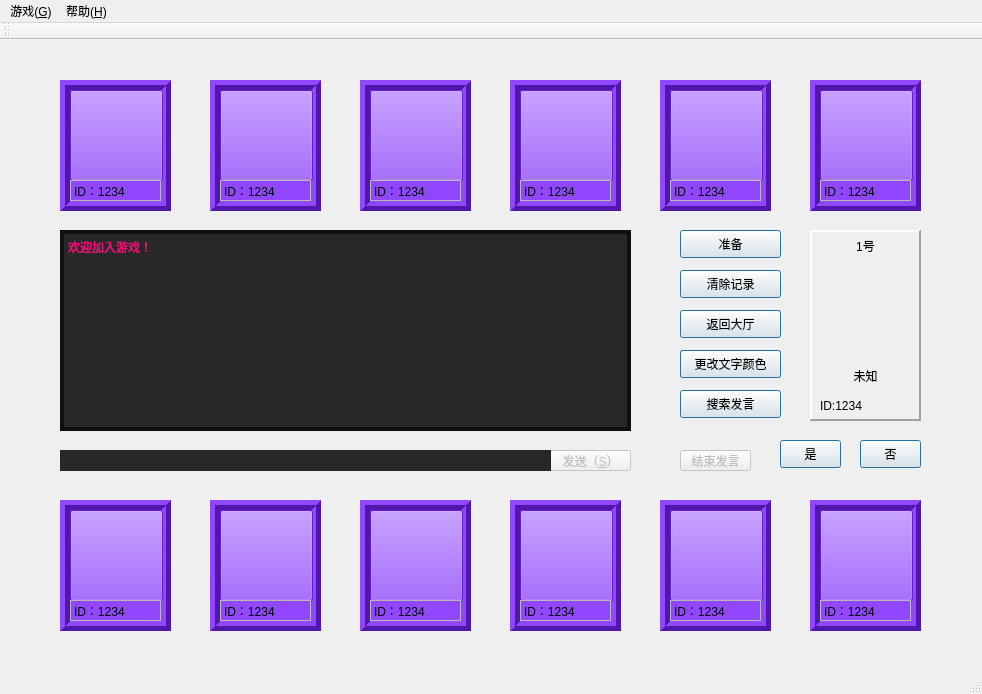
<?xml version="1.0" encoding="UTF-8"?>
<ui version="4.0">
 <class>GameWindow</class>
 <widget class="QMainWindow" name="GameWindow">
  <property name="enabled">
   <bool>true</bool>
  </property>
  <property name="geometry">
   <rect>
    <x>0</x>
    <y>0</y>
    <width>982</width>
    <height>694</height>
   </rect>
  </property>
  <property name="windowTitle">
   <string>GameWindow</string>
  </property>
  <property name="styleSheet">
   <string notr="true">#centralWidget{border-image: url(:/new/prefix1/icon/壁纸.jpg);}
</string>
  </property>
  <widget class="QWidget" name="centralWidget">
   <widget class="QPushButton" name="pushButton">
    <property name="enabled">
     <bool>false</bool>
    </property>
    <property name="geometry">
     <rect>
      <x>550</x>
      <y>410</y>
      <width>81</width>
      <height>21</height>
     </rect>
    </property>
    <property name="sizePolicy">
     <sizepolicy hsizetype="Fixed" vsizetype="Fixed">
      <horstretch>0</horstretch>
      <verstretch>0</verstretch>
     </sizepolicy>
    </property>
    <property name="text">
     <string>发送（&amp;S）</string>
    </property>
    <property name="default">
     <bool>true</bool>
    </property>
   </widget>
   <widget class="QLabel" name="label">
    <property name="geometry">
     <rect>
      <x>810</x>
      <y>190</y>
      <width>111</width>
      <height>191</height>
     </rect>
    </property>
    <property name="frameShape">
     <enum>QFrame::Panel</enum>
    </property>
    <property name="frameShadow">
     <enum>QFrame::Raised</enum>
    </property>
    <property name="lineWidth">
     <number>2</number>
    </property>
    <property name="text">
     <string/>
    </property>
    <property name="pixmap">
     <pixmap resource="image.qrc">:/new/prefix1/icon/木板.jpg</pixmap>
    </property>
    <property name="alignment">
     <set>Qt::AlignCenter</set>
    </property>
   </widget>
   <widget class="QPushButton" name="pushButton_13">
    <property name="geometry">
     <rect>
      <x>680</x>
      <y>190</y>
      <width>101</width>
      <height>28</height>
     </rect>
    </property>
    <property name="text">
     <string>准备</string>
    </property>
    <property name="default">
     <bool>true</bool>
    </property>
   </widget>
   <widget class="QPushButton" name="pushButton_14">
    <property name="geometry">
     <rect>
      <x>680</x>
      <y>230</y>
      <width>101</width>
      <height>28</height>
     </rect>
    </property>
    <property name="text">
     <string>清除记录</string>
    </property>
    <property name="default">
     <bool>true</bool>
    </property>
   </widget>
   <widget class="QPushButton" name="pushButton_15">
    <property name="geometry">
     <rect>
      <x>680</x>
      <y>270</y>
      <width>101</width>
      <height>28</height>
     </rect>
    </property>
    <property name="text">
     <string>返回大厅</string>
    </property>
    <property name="default">
     <bool>true</bool>
    </property>
   </widget>
   <widget class="QPushButton" name="pushButton_17">
    <property name="enabled">
     <bool>false</bool>
    </property>
    <property name="geometry">
     <rect>
      <x>680</x>
      <y>410</y>
      <width>71</width>
      <height>21</height>
     </rect>
    </property>
    <property name="text">
     <string>结束发言</string>
    </property>
    <property name="default">
     <bool>true</bool>
    </property>
   </widget>
   <widget class="QTextEdit" name="textEdit_2">
    <property name="enabled">
     <bool>true</bool>
    </property>
    <property name="geometry">
     <rect>
      <x>60</x>
      <y>190</y>
      <width>571</width>
      <height>201</height>
     </rect>
    </property>
    <property name="autoFillBackground">
     <bool>true</bool>
    </property>
    <property name="styleSheet">
     <string notr="true">background-color: rgba(0, 0, 0, 150);</string>
    </property>
    <property name="frameShape">
     <enum>QFrame::Box</enum>
    </property>
    <property name="frameShadow">
     <enum>QFrame::Raised</enum>
    </property>
    <property name="lineWidth">
     <number>2</number>
    </property>
    <property name="midLineWidth">
     <number>0</number>
    </property>
    <property name="horizontalScrollBarPolicy">
     <enum>Qt::ScrollBarAlwaysOff</enum>
    </property>
    <property name="readOnly">
     <bool>true</bool>
    </property>
    <property name="html">
     <string>&lt;!DOCTYPE HTML PUBLIC &quot;-//W3C//DTD HTML 4.0//EN&quot; &quot;http://www.w3.org/TR/REC-html40/strict.dtd&quot;&gt;
&lt;html&gt;&lt;head&gt;&lt;meta name=&quot;qrichtext&quot; content=&quot;1&quot; /&gt;&lt;style type=&quot;text/css&quot;&gt;
p, li { white-space: pre-wrap; }
&lt;/style&gt;&lt;/head&gt;&lt;body style=&quot; font-family:'SimSun'; font-size:9pt; font-weight:400; font-style:normal;&quot;&gt;
&lt;p style=&quot; margin-top:0px; margin-bottom:0px; margin-left:0px; margin-right:0px; -qt-block-indent:0; text-indent:0px;&quot;&gt;&lt;span style=&quot; color:#ff007f;&quot;&gt;欢迎加入游戏！&lt;/span&gt;&lt;/p&gt;
&lt;p style=&quot;-qt-paragraph-type:empty; margin-top:0px; margin-bottom:0px; margin-left:0px; margin-right:0px; -qt-block-indent:0; text-indent:0px; color:#ff007f;&quot;&gt;&lt;br /&gt;&lt;/p&gt;&lt;/body&gt;&lt;/html&gt;</string>
    </property>
   </widget>
   <widget class="QFrame" name="frame_1">
    <property name="geometry">
     <rect>
      <x>60</x>
      <y>40</y>
      <width>111</width>
      <height>131</height>
     </rect>
    </property>
    <property name="styleSheet">
     <string notr="true">background-color: 
 rgb(122, 33, 255);</string>
    </property>
    <property name="frameShape">
     <enum>QFrame::Box</enum>
    </property>
    <property name="frameShadow">
     <enum>QFrame::Raised</enum>
    </property>
    <property name="lineWidth">
     <number>5</number>
    </property>
    <property name="midLineWidth">
     <number>0</number>
    </property>
    <widget class="QPushButton" name="pushButton_1">
     <property name="enabled">
      <bool>false</bool>
     </property>
     <property name="geometry">
      <rect>
       <x>10</x>
       <y>10</y>
       <width>93</width>
       <height>91</height>
      </rect>
     </property>
     <property name="text">
      <string/>
     </property>
     <property name="icon">
      <iconset resource="image.qrc">
       <normaloff>:/new/prefix1/icon/滑稽.jpg</normaloff>
       <disabledoff>:/new/prefix1/icon/滑稽 - 1.jpg</disabledoff>
       <disabledon>:/new/prefix1/icon/滑稽.jpg</disabledon>:/new/prefix1/icon/滑稽.jpg</iconset>
     </property>
     <property name="iconSize">
      <size>
       <width>90</width>
       <height>90</height>
      </size>
     </property>
     <property name="default">
      <bool>false</bool>
     </property>
     <property name="flat">
      <bool>false</bool>
     </property>
    </widget>
    <widget class="QLabel" name="label_1">
     <property name="geometry">
      <rect>
       <x>10</x>
       <y>100</y>
       <width>91</width>
       <height>21</height>
      </rect>
     </property>
     <property name="styleSheet">
      <string notr="true">background-color: rgb(145, 71, 255);
font: 10pt &quot;Algerian&quot;;
</string>
     </property>
     <property name="frameShape">
      <enum>QFrame::Box</enum>
     </property>
     <property name="frameShadow">
      <enum>QFrame::Sunken</enum>
     </property>
     <property name="lineWidth">
      <number>0</number>
     </property>
     <property name="midLineWidth">
      <number>1</number>
     </property>
     <property name="text">
      <string>ID：1234</string>
     </property>
    </widget>
   </widget>
   <widget class="QFrame" name="frame_2">
    <property name="geometry">
     <rect>
      <x>210</x>
      <y>40</y>
      <width>111</width>
      <height>131</height>
     </rect>
    </property>
    <property name="styleSheet">
     <string notr="true">background-color: 
 rgb(122, 33, 255);</string>
    </property>
    <property name="frameShape">
     <enum>QFrame::Box</enum>
    </property>
    <property name="frameShadow">
     <enum>QFrame::Raised</enum>
    </property>
    <property name="lineWidth">
     <number>5</number>
    </property>
    <property name="midLineWidth">
     <number>0</number>
    </property>
    <widget class="QPushButton" name="pushButton_2">
     <property name="enabled">
      <bool>false</bool>
     </property>
     <property name="geometry">
      <rect>
       <x>10</x>
       <y>10</y>
       <width>93</width>
       <height>91</height>
      </rect>
     </property>
     <property name="text">
      <string/>
     </property>
     <property name="icon">
      <iconset resource="image.qrc">
       <normaloff>:/new/prefix1/icon/滑稽.jpg</normaloff>
       <disabledoff>:/new/prefix1/icon/滑稽 - 1.jpg</disabledoff>:/new/prefix1/icon/滑稽.jpg</iconset>
     </property>
     <property name="iconSize">
      <size>
       <width>90</width>
       <height>90</height>
      </size>
     </property>
     <property name="default">
      <bool>false</bool>
     </property>
     <property name="flat">
      <bool>false</bool>
     </property>
    </widget>
    <widget class="QLabel" name="label_2">
     <property name="geometry">
      <rect>
       <x>10</x>
       <y>100</y>
       <width>91</width>
       <height>21</height>
      </rect>
     </property>
     <property name="styleSheet">
      <string notr="true">background-color: rgb(145, 71, 255);
font: 10pt &quot;Algerian&quot;;
</string>
     </property>
     <property name="frameShape">
      <enum>QFrame::Box</enum>
     </property>
     <property name="frameShadow">
      <enum>QFrame::Sunken</enum>
     </property>
     <property name="lineWidth">
      <number>0</number>
     </property>
     <property name="midLineWidth">
      <number>1</number>
     </property>
     <property name="text">
      <string>ID：1234</string>
     </property>
    </widget>
   </widget>
   <widget class="QFrame" name="frame_3">
    <property name="geometry">
     <rect>
      <x>360</x>
      <y>40</y>
      <width>111</width>
      <height>131</height>
     </rect>
    </property>
    <property name="styleSheet">
     <string notr="true">background-color: 
 rgb(122, 33, 255);</string>
    </property>
    <property name="frameShape">
     <enum>QFrame::Box</enum>
    </property>
    <property name="frameShadow">
     <enum>QFrame::Raised</enum>
    </property>
    <property name="lineWidth">
     <number>5</number>
    </property>
    <property name="midLineWidth">
     <number>0</number>
    </property>
    <widget class="QPushButton" name="pushButton_3">
     <property name="enabled">
      <bool>false</bool>
     </property>
     <property name="geometry">
      <rect>
       <x>10</x>
       <y>10</y>
       <width>93</width>
       <height>91</height>
      </rect>
     </property>
     <property name="text">
      <string/>
     </property>
     <property name="icon">
      <iconset resource="image.qrc">
       <normaloff>:/new/prefix1/icon/滑稽.jpg</normaloff>
       <disabledoff>:/new/prefix1/icon/滑稽 - 1.jpg</disabledoff>:/new/prefix1/icon/滑稽.jpg</iconset>
     </property>
     <property name="iconSize">
      <size>
       <width>90</width>
       <height>90</height>
      </size>
     </property>
     <property name="default">
      <bool>false</bool>
     </property>
     <property name="flat">
      <bool>false</bool>
     </property>
    </widget>
    <widget class="QLabel" name="label_3">
     <property name="geometry">
      <rect>
       <x>10</x>
       <y>100</y>
       <width>91</width>
       <height>21</height>
      </rect>
     </property>
     <property name="styleSheet">
      <string notr="true">background-color: rgb(145, 71, 255);
font: 10pt &quot;Algerian&quot;;
</string>
     </property>
     <property name="frameShape">
      <enum>QFrame::Box</enum>
     </property>
     <property name="frameShadow">
      <enum>QFrame::Sunken</enum>
     </property>
     <property name="lineWidth">
      <number>0</number>
     </property>
     <property name="midLineWidth">
      <number>1</number>
     </property>
     <property name="text">
      <string>ID：1234</string>
     </property>
    </widget>
   </widget>
   <widget class="QFrame" name="frame_4">
    <property name="geometry">
     <rect>
      <x>510</x>
      <y>40</y>
      <width>111</width>
      <height>131</height>
     </rect>
    </property>
    <property name="styleSheet">
     <string notr="true">background-color: 
 rgb(122, 33, 255);</string>
    </property>
    <property name="frameShape">
     <enum>QFrame::Box</enum>
    </property>
    <property name="frameShadow">
     <enum>QFrame::Raised</enum>
    </property>
    <property name="lineWidth">
     <number>5</number>
    </property>
    <property name="midLineWidth">
     <number>0</number>
    </property>
    <widget class="QPushButton" name="pushButton_4">
     <property name="enabled">
      <bool>false</bool>
     </property>
     <property name="geometry">
      <rect>
       <x>10</x>
       <y>10</y>
       <width>93</width>
       <height>91</height>
      </rect>
     </property>
     <property name="text">
      <string/>
     </property>
     <property name="icon">
      <iconset resource="image.qrc">
       <normaloff>:/new/prefix1/icon/滑稽.jpg</normaloff>
       <disabledoff>:/new/prefix1/icon/滑稽 - 1.jpg</disabledoff>:/new/prefix1/icon/滑稽.jpg</iconset>
     </property>
     <property name="iconSize">
      <size>
       <width>90</width>
       <height>90</height>
      </size>
     </property>
     <property name="default">
      <bool>false</bool>
     </property>
     <property name="flat">
      <bool>false</bool>
     </property>
    </widget>
    <widget class="QLabel" name="label_4">
     <property name="geometry">
      <rect>
       <x>10</x>
       <y>100</y>
       <width>91</width>
       <height>21</height>
      </rect>
     </property>
     <property name="styleSheet">
      <string notr="true">background-color: rgb(145, 71, 255);
font: 10pt &quot;Algerian&quot;;
</string>
     </property>
     <property name="frameShape">
      <enum>QFrame::Box</enum>
     </property>
     <property name="frameShadow">
      <enum>QFrame::Sunken</enum>
     </property>
     <property name="lineWidth">
      <number>0</number>
     </property>
     <property name="midLineWidth">
      <number>1</number>
     </property>
     <property name="text">
      <string>ID：1234</string>
     </property>
    </widget>
   </widget>
   <widget class="QFrame" name="frame_5">
    <property name="geometry">
     <rect>
      <x>660</x>
      <y>40</y>
      <width>111</width>
      <height>131</height>
     </rect>
    </property>
    <property name="styleSheet">
     <string notr="true">background-color: 
 rgb(122, 33, 255);</string>
    </property>
    <property name="frameShape">
     <enum>QFrame::Box</enum>
    </property>
    <property name="frameShadow">
     <enum>QFrame::Raised</enum>
    </property>
    <property name="lineWidth">
     <number>5</number>
    </property>
    <property name="midLineWidth">
     <number>0</number>
    </property>
    <widget class="QPushButton" name="pushButton_5">
     <property name="enabled">
      <bool>false</bool>
     </property>
     <property name="geometry">
      <rect>
       <x>10</x>
       <y>10</y>
       <width>93</width>
       <height>91</height>
      </rect>
     </property>
     <property name="text">
      <string/>
     </property>
     <property name="icon">
      <iconset resource="image.qrc">
       <normaloff>:/new/prefix1/icon/滑稽.jpg</normaloff>
       <disabledoff>:/new/prefix1/icon/滑稽 - 1.jpg</disabledoff>:/new/prefix1/icon/滑稽.jpg</iconset>
     </property>
     <property name="iconSize">
      <size>
       <width>90</width>
       <height>90</height>
      </size>
     </property>
     <property name="default">
      <bool>false</bool>
     </property>
     <property name="flat">
      <bool>false</bool>
     </property>
    </widget>
    <widget class="QLabel" name="label_5">
     <property name="geometry">
      <rect>
       <x>10</x>
       <y>100</y>
       <width>91</width>
       <height>21</height>
      </rect>
     </property>
     <property name="styleSheet">
      <string notr="true">background-color: rgb(145, 71, 255);
font: 10pt &quot;Algerian&quot;;
</string>
     </property>
     <property name="frameShape">
      <enum>QFrame::Box</enum>
     </property>
     <property name="frameShadow">
      <enum>QFrame::Sunken</enum>
     </property>
     <property name="lineWidth">
      <number>0</number>
     </property>
     <property name="midLineWidth">
      <number>1</number>
     </property>
     <property name="text">
      <string>ID：1234</string>
     </property>
    </widget>
   </widget>
   <widget class="QFrame" name="frame_6">
    <property name="geometry">
     <rect>
      <x>810</x>
      <y>40</y>
      <width>111</width>
      <height>131</height>
     </rect>
    </property>
    <property name="styleSheet">
     <string notr="true">background-color: 
 rgb(122, 33, 255);</string>
    </property>
    <property name="frameShape">
     <enum>QFrame::Box</enum>
    </property>
    <property name="frameShadow">
     <enum>QFrame::Raised</enum>
    </property>
    <property name="lineWidth">
     <number>5</number>
    </property>
    <property name="midLineWidth">
     <number>0</number>
    </property>
    <widget class="QPushButton" name="pushButton_6">
     <property name="enabled">
      <bool>false</bool>
     </property>
     <property name="geometry">
      <rect>
       <x>10</x>
       <y>10</y>
       <width>93</width>
       <height>91</height>
      </rect>
     </property>
     <property name="text">
      <string/>
     </property>
     <property name="icon">
      <iconset resource="image.qrc">
       <normaloff>:/new/prefix1/icon/滑稽.jpg</normaloff>
       <disabledoff>:/new/prefix1/icon/滑稽 - 1.jpg</disabledoff>:/new/prefix1/icon/滑稽.jpg</iconset>
     </property>
     <property name="iconSize">
      <size>
       <width>90</width>
       <height>90</height>
      </size>
     </property>
     <property name="default">
      <bool>false</bool>
     </property>
     <property name="flat">
      <bool>false</bool>
     </property>
    </widget>
    <widget class="QLabel" name="label_6">
     <property name="geometry">
      <rect>
       <x>10</x>
       <y>100</y>
       <width>91</width>
       <height>21</height>
      </rect>
     </property>
     <property name="styleSheet">
      <string notr="true">background-color: rgb(145, 71, 255);
font: 10pt &quot;Algerian&quot;;
</string>
     </property>
     <property name="frameShape">
      <enum>QFrame::Box</enum>
     </property>
     <property name="frameShadow">
      <enum>QFrame::Sunken</enum>
     </property>
     <property name="lineWidth">
      <number>0</number>
     </property>
     <property name="midLineWidth">
      <number>1</number>
     </property>
     <property name="text">
      <string>ID：1234</string>
     </property>
    </widget>
   </widget>
   <widget class="QFrame" name="frame_7">
    <property name="geometry">
     <rect>
      <x>60</x>
      <y>460</y>
      <width>111</width>
      <height>131</height>
     </rect>
    </property>
    <property name="styleSheet">
     <string notr="true">background-color: 
 rgb(122, 33, 255);</string>
    </property>
    <property name="frameShape">
     <enum>QFrame::Box</enum>
    </property>
    <property name="frameShadow">
     <enum>QFrame::Raised</enum>
    </property>
    <property name="lineWidth">
     <number>5</number>
    </property>
    <property name="midLineWidth">
     <number>0</number>
    </property>
    <widget class="QPushButton" name="pushButton_7">
     <property name="enabled">
      <bool>false</bool>
     </property>
     <property name="geometry">
      <rect>
       <x>10</x>
       <y>10</y>
       <width>93</width>
       <height>91</height>
      </rect>
     </property>
     <property name="text">
      <string/>
     </property>
     <property name="icon">
      <iconset resource="image.qrc">
       <normaloff>:/new/prefix1/icon/滑稽.jpg</normaloff>
       <disabledoff>:/new/prefix1/icon/滑稽 - 1.jpg</disabledoff>:/new/prefix1/icon/滑稽.jpg</iconset>
     </property>
     <property name="iconSize">
      <size>
       <width>90</width>
       <height>90</height>
      </size>
     </property>
     <property name="default">
      <bool>false</bool>
     </property>
     <property name="flat">
      <bool>false</bool>
     </property>
    </widget>
    <widget class="QLabel" name="label_7">
     <property name="geometry">
      <rect>
       <x>10</x>
       <y>100</y>
       <width>91</width>
       <height>21</height>
      </rect>
     </property>
     <property name="styleSheet">
      <string notr="true">background-color: rgb(145, 71, 255);
font: 10pt &quot;Algerian&quot;;
</string>
     </property>
     <property name="frameShape">
      <enum>QFrame::Box</enum>
     </property>
     <property name="frameShadow">
      <enum>QFrame::Sunken</enum>
     </property>
     <property name="lineWidth">
      <number>0</number>
     </property>
     <property name="midLineWidth">
      <number>1</number>
     </property>
     <property name="text">
      <string>ID：1234</string>
     </property>
    </widget>
   </widget>
   <widget class="QFrame" name="frame_8">
    <property name="geometry">
     <rect>
      <x>210</x>
      <y>460</y>
      <width>111</width>
      <height>131</height>
     </rect>
    </property>
    <property name="styleSheet">
     <string notr="true">background-color: 
 rgb(122, 33, 255);</string>
    </property>
    <property name="frameShape">
     <enum>QFrame::Box</enum>
    </property>
    <property name="frameShadow">
     <enum>QFrame::Raised</enum>
    </property>
    <property name="lineWidth">
     <number>5</number>
    </property>
    <property name="midLineWidth">
     <number>0</number>
    </property>
    <widget class="QPushButton" name="pushButton_8">
     <property name="enabled">
      <bool>false</bool>
     </property>
     <property name="geometry">
      <rect>
       <x>10</x>
       <y>10</y>
       <width>93</width>
       <height>91</height>
      </rect>
     </property>
     <property name="text">
      <string/>
     </property>
     <property name="icon">
      <iconset resource="image.qrc">
       <normaloff>:/new/prefix1/icon/滑稽.jpg</normaloff>
       <disabledoff>:/new/prefix1/icon/滑稽 - 1.jpg</disabledoff>:/new/prefix1/icon/滑稽.jpg</iconset>
     </property>
     <property name="iconSize">
      <size>
       <width>90</width>
       <height>90</height>
      </size>
     </property>
     <property name="default">
      <bool>false</bool>
     </property>
     <property name="flat">
      <bool>false</bool>
     </property>
    </widget>
    <widget class="QLabel" name="label_8">
     <property name="geometry">
      <rect>
       <x>10</x>
       <y>100</y>
       <width>91</width>
       <height>21</height>
      </rect>
     </property>
     <property name="styleSheet">
      <string notr="true">background-color: rgb(145, 71, 255);
font: 10pt &quot;Algerian&quot;;
</string>
     </property>
     <property name="frameShape">
      <enum>QFrame::Box</enum>
     </property>
     <property name="frameShadow">
      <enum>QFrame::Sunken</enum>
     </property>
     <property name="lineWidth">
      <number>0</number>
     </property>
     <property name="midLineWidth">
      <number>1</number>
     </property>
     <property name="text">
      <string>ID：1234</string>
     </property>
    </widget>
   </widget>
   <widget class="QFrame" name="frame_9">
    <property name="geometry">
     <rect>
      <x>360</x>
      <y>460</y>
      <width>111</width>
      <height>131</height>
     </rect>
    </property>
    <property name="styleSheet">
     <string notr="true">background-color: 
 rgb(122, 33, 255);</string>
    </property>
    <property name="frameShape">
     <enum>QFrame::Box</enum>
    </property>
    <property name="frameShadow">
     <enum>QFrame::Raised</enum>
    </property>
    <property name="lineWidth">
     <number>5</number>
    </property>
    <property name="midLineWidth">
     <number>0</number>
    </property>
    <widget class="QPushButton" name="pushButton_9">
     <property name="enabled">
      <bool>false</bool>
     </property>
     <property name="geometry">
      <rect>
       <x>10</x>
       <y>10</y>
       <width>93</width>
       <height>91</height>
      </rect>
     </property>
     <property name="text">
      <string/>
     </property>
     <property name="icon">
      <iconset resource="image.qrc">
       <normaloff>:/new/prefix1/icon/滑稽.jpg</normaloff>
       <disabledoff>:/new/prefix1/icon/滑稽 - 1.jpg</disabledoff>:/new/prefix1/icon/滑稽.jpg</iconset>
     </property>
     <property name="iconSize">
      <size>
       <width>90</width>
       <height>90</height>
      </size>
     </property>
     <property name="default">
      <bool>false</bool>
     </property>
     <property name="flat">
      <bool>false</bool>
     </property>
    </widget>
    <widget class="QLabel" name="label_9">
     <property name="geometry">
      <rect>
       <x>10</x>
       <y>100</y>
       <width>91</width>
       <height>21</height>
      </rect>
     </property>
     <property name="styleSheet">
      <string notr="true">background-color: rgb(145, 71, 255);
font: 10pt &quot;Algerian&quot;;
</string>
     </property>
     <property name="frameShape">
      <enum>QFrame::Box</enum>
     </property>
     <property name="frameShadow">
      <enum>QFrame::Sunken</enum>
     </property>
     <property name="lineWidth">
      <number>0</number>
     </property>
     <property name="midLineWidth">
      <number>1</number>
     </property>
     <property name="text">
      <string>ID：1234</string>
     </property>
    </widget>
   </widget>
   <widget class="QFrame" name="frame_10">
    <property name="geometry">
     <rect>
      <x>510</x>
      <y>460</y>
      <width>111</width>
      <height>131</height>
     </rect>
    </property>
    <property name="styleSheet">
     <string notr="true">background-color: 
 rgb(122, 33, 255);</string>
    </property>
    <property name="frameShape">
     <enum>QFrame::Box</enum>
    </property>
    <property name="frameShadow">
     <enum>QFrame::Raised</enum>
    </property>
    <property name="lineWidth">
     <number>5</number>
    </property>
    <property name="midLineWidth">
     <number>0</number>
    </property>
    <widget class="QPushButton" name="pushButton_10">
     <property name="enabled">
      <bool>false</bool>
     </property>
     <property name="geometry">
      <rect>
       <x>10</x>
       <y>10</y>
       <width>93</width>
       <height>91</height>
      </rect>
     </property>
     <property name="text">
      <string/>
     </property>
     <property name="icon">
      <iconset resource="image.qrc">
       <normaloff>:/new/prefix1/icon/滑稽.jpg</normaloff>
       <disabledoff>:/new/prefix1/icon/滑稽 - 1.jpg</disabledoff>:/new/prefix1/icon/滑稽.jpg</iconset>
     </property>
     <property name="iconSize">
      <size>
       <width>90</width>
       <height>90</height>
      </size>
     </property>
     <property name="default">
      <bool>false</bool>
     </property>
     <property name="flat">
      <bool>false</bool>
     </property>
    </widget>
    <widget class="QLabel" name="label_10">
     <property name="geometry">
      <rect>
       <x>10</x>
       <y>100</y>
       <width>91</width>
       <height>21</height>
      </rect>
     </property>
     <property name="styleSheet">
      <string notr="true">background-color: rgb(145, 71, 255);
font: 10pt &quot;Algerian&quot;;
</string>
     </property>
     <property name="frameShape">
      <enum>QFrame::Box</enum>
     </property>
     <property name="frameShadow">
      <enum>QFrame::Sunken</enum>
     </property>
     <property name="lineWidth">
      <number>0</number>
     </property>
     <property name="midLineWidth">
      <number>1</number>
     </property>
     <property name="text">
      <string>ID：1234</string>
     </property>
    </widget>
   </widget>
   <widget class="QFrame" name="frame_11">
    <property name="geometry">
     <rect>
      <x>660</x>
      <y>460</y>
      <width>111</width>
      <height>131</height>
     </rect>
    </property>
    <property name="styleSheet">
     <string notr="true">background-color: 
 rgb(122, 33, 255);</string>
    </property>
    <property name="frameShape">
     <enum>QFrame::Box</enum>
    </property>
    <property name="frameShadow">
     <enum>QFrame::Raised</enum>
    </property>
    <property name="lineWidth">
     <number>5</number>
    </property>
    <property name="midLineWidth">
     <number>0</number>
    </property>
    <widget class="QPushButton" name="pushButton_11">
     <property name="enabled">
      <bool>false</bool>
     </property>
     <property name="geometry">
      <rect>
       <x>10</x>
       <y>10</y>
       <width>93</width>
       <height>91</height>
      </rect>
     </property>
     <property name="text">
      <string/>
     </property>
     <property name="icon">
      <iconset resource="image.qrc">
       <normaloff>:/new/prefix1/icon/滑稽.jpg</normaloff>
       <disabledoff>:/new/prefix1/icon/滑稽 - 1.jpg</disabledoff>:/new/prefix1/icon/滑稽.jpg</iconset>
     </property>
     <property name="iconSize">
      <size>
       <width>90</width>
       <height>90</height>
      </size>
     </property>
     <property name="default">
      <bool>false</bool>
     </property>
     <property name="flat">
      <bool>false</bool>
     </property>
    </widget>
    <widget class="QLabel" name="label_11">
     <property name="geometry">
      <rect>
       <x>10</x>
       <y>100</y>
       <width>91</width>
       <height>21</height>
      </rect>
     </property>
     <property name="styleSheet">
      <string notr="true">background-color: rgb(145, 71, 255);
font: 10pt &quot;Algerian&quot;;
</string>
     </property>
     <property name="frameShape">
      <enum>QFrame::Box</enum>
     </property>
     <property name="frameShadow">
      <enum>QFrame::Sunken</enum>
     </property>
     <property name="lineWidth">
      <number>0</number>
     </property>
     <property name="midLineWidth">
      <number>1</number>
     </property>
     <property name="text">
      <string>ID：1234</string>
     </property>
    </widget>
   </widget>
   <widget class="QFrame" name="frame_12">
    <property name="geometry">
     <rect>
      <x>810</x>
      <y>460</y>
      <width>111</width>
      <height>131</height>
     </rect>
    </property>
    <property name="styleSheet">
     <string notr="true">background-color: 
 rgb(122, 33, 255);</string>
    </property>
    <property name="frameShape">
     <enum>QFrame::Box</enum>
    </property>
    <property name="frameShadow">
     <enum>QFrame::Raised</enum>
    </property>
    <property name="lineWidth">
     <number>5</number>
    </property>
    <property name="midLineWidth">
     <number>0</number>
    </property>
    <widget class="QPushButton" name="pushButton_12">
     <property name="enabled">
      <bool>false</bool>
     </property>
     <property name="geometry">
      <rect>
       <x>10</x>
       <y>10</y>
       <width>93</width>
       <height>91</height>
      </rect>
     </property>
     <property name="text">
      <string/>
     </property>
     <property name="icon">
      <iconset resource="image.qrc">
       <normaloff>:/new/prefix1/icon/滑稽.jpg</normaloff>
       <disabledoff>:/new/prefix1/icon/滑稽 - 1.jpg</disabledoff>:/new/prefix1/icon/滑稽.jpg</iconset>
     </property>
     <property name="iconSize">
      <size>
       <width>90</width>
       <height>90</height>
      </size>
     </property>
     <property name="default">
      <bool>false</bool>
     </property>
     <property name="flat">
      <bool>false</bool>
     </property>
    </widget>
    <widget class="QLabel" name="label_12">
     <property name="geometry">
      <rect>
       <x>10</x>
       <y>100</y>
       <width>91</width>
       <height>21</height>
      </rect>
     </property>
     <property name="styleSheet">
      <string notr="true">background-color: rgb(145, 71, 255);
font: 10pt &quot;Algerian&quot;;
</string>
     </property>
     <property name="frameShape">
      <enum>QFrame::Box</enum>
     </property>
     <property name="frameShadow">
      <enum>QFrame::Sunken</enum>
     </property>
     <property name="lineWidth">
      <number>0</number>
     </property>
     <property name="midLineWidth">
      <number>1</number>
     </property>
     <property name="text">
      <string>ID：1234</string>
     </property>
    </widget>
   </widget>
   <widget class="QTextEdit" name="textEdit">
    <property name="enabled">
     <bool>false</bool>
    </property>
    <property name="geometry">
     <rect>
      <x>60</x>
      <y>410</y>
      <width>491</width>
      <height>21</height>
     </rect>
    </property>
    <property name="autoFillBackground">
     <bool>true</bool>
    </property>
    <property name="styleSheet">
     <string notr="true">background-color: rgba(0, 0, 0, 150);</string>
    </property>
    <property name="frameShape">
     <enum>QFrame::NoFrame</enum>
    </property>
    <property name="frameShadow">
     <enum>QFrame::Plain</enum>
    </property>
    <property name="verticalScrollBarPolicy">
     <enum>Qt::ScrollBarAlwaysOff</enum>
    </property>
    <property name="horizontalScrollBarPolicy">
     <enum>Qt::ScrollBarAlwaysOff</enum>
    </property>
    <property name="html">
     <string>&lt;!DOCTYPE HTML PUBLIC &quot;-//W3C//DTD HTML 4.0//EN&quot; &quot;http://www.w3.org/TR/REC-html40/strict.dtd&quot;&gt;
&lt;html&gt;&lt;head&gt;&lt;meta name=&quot;qrichtext&quot; content=&quot;1&quot; /&gt;&lt;style type=&quot;text/css&quot;&gt;
p, li { white-space: pre-wrap; }
&lt;/style&gt;&lt;/head&gt;&lt;body style=&quot; font-family:'SimSun'; font-size:9pt; font-weight:400; font-style:normal;&quot;&gt;
&lt;p style=&quot;-qt-paragraph-type:empty; margin-top:0px; margin-bottom:0px; margin-left:0px; margin-right:0px; -qt-block-indent:0; text-indent:0px;&quot;&gt;&lt;br /&gt;&lt;/p&gt;&lt;/body&gt;&lt;/html&gt;</string>
    </property>
   </widget>
   <widget class="QLabel" name="label_13">
    <property name="geometry">
     <rect>
      <x>820</x>
      <y>350</y>
      <width>81</width>
      <height>31</height>
     </rect>
    </property>
    <property name="styleSheet">
     <string notr="true">font: 57 14pt &quot;Yu Gothic Medium&quot;;</string>
    </property>
    <property name="text">
     <string>ID:1234</string>
    </property>
   </widget>
   <widget class="QPushButton" name="pushButton_19">
    <property name="enabled">
     <bool>false</bool>
    </property>
    <property name="geometry">
     <rect>
      <x>680</x>
      <y>270</y>
      <width>101</width>
      <height>28</height>
     </rect>
    </property>
    <property name="text">
     <string>空刀/不毒</string>
    </property>
    <property name="default">
     <bool>true</bool>
    </property>
   </widget>
   <widget class="QPushButton" name="pushButton_20">
    <property name="geometry">
     <rect>
      <x>680</x>
      <y>310</y>
      <width>101</width>
      <height>28</height>
     </rect>
    </property>
    <property name="text">
     <string>自爆</string>
    </property>
    <property name="default">
     <bool>true</bool>
    </property>
   </widget>
   <widget class="QPushButton" name="pushButton_21">
    <property name="geometry">
     <rect>
      <x>680</x>
      <y>350</y>
      <width>101</width>
      <height>28</height>
     </rect>
    </property>
    <property name="text">
     <string>搜索发言</string>
    </property>
    <property name="default">
     <bool>true</bool>
    </property>
   </widget>
   <widget class="QPushButton" name="pushButton_22">
    <property name="geometry">
     <rect>
      <x>680</x>
      <y>310</y>
      <width>101</width>
      <height>28</height>
     </rect>
    </property>
    <property name="text">
     <string>更改文字颜色</string>
    </property>
    <property name="default">
     <bool>true</bool>
    </property>
   </widget>
   <widget class="QLabel" name="label_14">
    <property name="geometry">
     <rect>
      <x>850</x>
      <y>190</y>
      <width>31</width>
      <height>31</height>
     </rect>
    </property>
    <property name="styleSheet">
     <string notr="true">font: 9pt &quot;黑体&quot;;</string>
    </property>
    <property name="text">
     <string>1号</string>
    </property>
    <property name="alignment">
     <set>Qt::AlignCenter</set>
    </property>
   </widget>
   <widget class="QLabel" name="label_15">
    <property name="geometry">
     <rect>
      <x>810</x>
      <y>320</y>
      <width>111</width>
      <height>31</height>
     </rect>
    </property>
    <property name="styleSheet">
     <string notr="true">font: 18pt &quot;黑体&quot;;</string>
    </property>
    <property name="text">
     <string>未知</string>
    </property>
    <property name="alignment">
     <set>Qt::AlignCenter</set>
    </property>
   </widget>
   <widget class="QLabel" name="label_16">
    <property name="geometry">
     <rect>
      <x>820</x>
      <y>220</y>
      <width>91</width>
      <height>101</height>
     </rect>
    </property>
    <property name="text">
     <string/>
    </property>
    <property name="pixmap">
     <pixmap resource="image.qrc">:/new/prefix1/icon/question30.png</pixmap>
    </property>
    <property name="scaledContents">
     <bool>true</bool>
    </property>
    <property name="alignment">
     <set>Qt::AlignCenter</set>
    </property>
    <property name="wordWrap">
     <bool>false</bool>
    </property>
   </widget>
   <widget class="QPushButton" name="pushButton_23">
    <property name="geometry">
     <rect>
      <x>780</x>
      <y>400</y>
      <width>61</width>
      <height>28</height>
     </rect>
    </property>
    <property name="styleSheet">
     <string notr="true"/>
    </property>
    <property name="text">
     <string>是</string>
    </property>
    <property name="autoDefault">
     <bool>false</bool>
    </property>
    <property name="default">
     <bool>true</bool>
    </property>
    <property name="flat">
     <bool>false</bool>
    </property>
   </widget>
   <widget class="QPushButton" name="pushButton_24">
    <property name="geometry">
     <rect>
      <x>860</x>
      <y>400</y>
      <width>61</width>
      <height>28</height>
     </rect>
    </property>
    <property name="text">
     <string>否</string>
    </property>
    <property name="default">
     <bool>true</bool>
    </property>
   </widget>
   <zorder>pushButton_20</zorder>
   <zorder>pushButton_19</zorder>
   <zorder>pushButton_15</zorder>
   <zorder>pushButton_14</zorder>
   <zorder>pushButton_21</zorder>
   <zorder>pushButton_22</zorder>
   <zorder>pushButton_13</zorder>
   <zorder>pushButton</zorder>
   <zorder>label</zorder>
   <zorder>pushButton_17</zorder>
   <zorder>textEdit_2</zorder>
   <zorder>frame_1</zorder>
   <zorder>frame_2</zorder>
   <zorder>frame_3</zorder>
   <zorder>frame_4</zorder>
   <zorder>frame_5</zorder>
   <zorder>frame_6</zorder>
   <zorder>frame_7</zorder>
   <zorder>frame_8</zorder>
   <zorder>frame_9</zorder>
   <zorder>frame_10</zorder>
   <zorder>frame_11</zorder>
   <zorder>frame_12</zorder>
   <zorder>textEdit</zorder>
   <zorder>label_13</zorder>
   <zorder>label_14</zorder>
   <zorder>label_15</zorder>
   <zorder>label_16</zorder>
   <zorder>pushButton_23</zorder>
   <zorder>pushButton_24</zorder>
  </widget>
  <widget class="QMenuBar" name="menuBar">
   <property name="geometry">
    <rect>
     <x>0</x>
     <y>0</y>
     <width>982</width>
     <height>26</height>
    </rect>
   </property>
   <widget class="QMenu" name="menu">
    <property name="title">
     <string>游戏(&amp;G)</string>
    </property>
    <addaction name="actionQingchu"/>
    <addaction name="actionSousuo"/>
    <addaction name="actionChangecolor"/>
    <addaction name="separator"/>
    <addaction name="actionTuichu_2"/>
   </widget>
   <widget class="QMenu" name="menu_H">
    <property name="title">
     <string>帮助(&amp;H)</string>
    </property>
    <addaction name="actionChakan"/>
   </widget>
   <addaction name="menu"/>
   <addaction name="menu_H"/>
  </widget>
  <widget class="QStatusBar" name="statusBar"/>
  <widget class="QToolBar" name="toolBar">
   <property name="windowTitle">
    <string>toolBar</string>
   </property>
   <attribute name="toolBarArea">
    <enum>TopToolBarArea</enum>
   </attribute>
   <attribute name="toolBarBreak">
    <bool>false</bool>
   </attribute>
  </widget>
  <action name="actionChakan">
   <property name="text">
    <string>查看帮助</string>
   </property>
   <property name="toolTip">
    <string>百科</string>
   </property>
  </action>
  <action name="actionQingchu">
   <property name="text">
    <string>清除记录(&amp;C)</string>
   </property>
  </action>
  <action name="actionSousuo">
   <property name="text">
    <string>搜索发言(&amp;S)</string>
   </property>
  </action>
  <action name="actionTuichu">
   <property name="text">
    <string>tuichu</string>
   </property>
  </action>
  <action name="actionTuichu_2">
   <property name="text">
    <string>退出游戏(&amp;E)</string>
   </property>
  </action>
  <action name="actionChangecolor">
   <property name="text">
    <string>更改文字颜色(&amp;W)</string>
   </property>
  </action>
 </widget>
 <layoutdefault spacing="6" margin="11"/>
 <resources>
  <include location="image.qrc"/>
 </resources>
 <connections/>
</ui>
